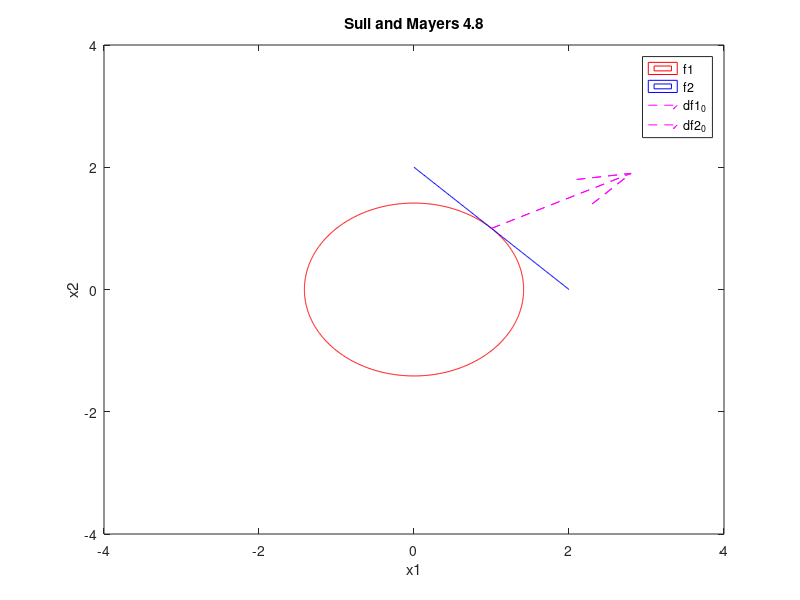

MATLAB code for this plot:
%draw the sets of f1 and f2 from the Suli and Mayers exercises
figure
%Suli and Mayers 4.8
%define f
f = @(x) [x(1)^2 + x(2)^2 -2; x(1) + x(2)-2];

%solution point
x_0 = [1.0; 1.0];

%partials
df1 = @(x1) [2*x1 ; 1];
df2 = @(x2) [2*x2 ; 1];

%plot f1 = 0 and f2 = 0
x1 = linspace(-2,2,401);
x2 = linspace(-2,2,401);
[X1, X2] = meshgrid(x1, x2);

%f1 =0
f1 = X1.^2 + X2.^2 -2;
contour(x1,x2,f1,[0,0],'r');
hold on;

%f2 =0
f2 = X1 + X2-2;
hold on;
contour(x1, x2, f2, [0,0],'b')

%plot gradients
quiver(x_0(1),x_0(2), 2*x_0(1), 1,'m--');
quiver(x_0(1),x_0(2), 2*x_0(2), 1,'m--');

%plot details
hold on;
xlim([-4 4])
ylim([-4 4])
xlabel('x1')
ylabel('x2')
title('Suli and Mayers 4.8')
legend('f1','f2', 'df1_0', 'df2_0')
